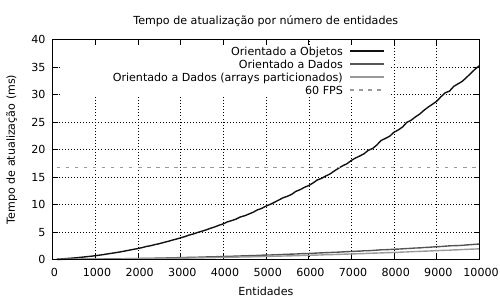

Write the gnuplot code that produced this figure.
#!/usr/bin/gnuplot

set terminal pdf
set output 'ecs_tick.pdf'

set title "Tempo de atualização por número de entidades"
set xlabel "Entidades"
set ylabel "Tempo de atualização (ms)"

set linestyle 1 dt 1 lw 2 lc rgb '#111111'
set linestyle 2 dt 1 lw 2 lc rgb '#555555'
set linestyle 3 dt 1 lw 2 lc rgb '#999999'
set linestyle 4 dt 2 lw 2 lc rgb '#999999'

set autoscale
set decimalsign ","

set grid
set key top left

f(x) = 1.0/60.0

plot \
"../data/ecs/oo/time_10000_100_10_1000"  using 1:($2*1000) title "Orientado a Objetos"  w lines ls 1, \
"../data/ecs/do0/time_10000_100_10_1000"  using 1:($2*1000) title "Orientado a Dados"  w lines ls 2, \
"../data/ecs/do1/time_10000_100_10_1000"  using 1:($2*1000) title "Orientado a Dados (arrays particionados)"  w lines ls 3, \
1000*f(x) title "60 FPS" w lines ls 4
        
